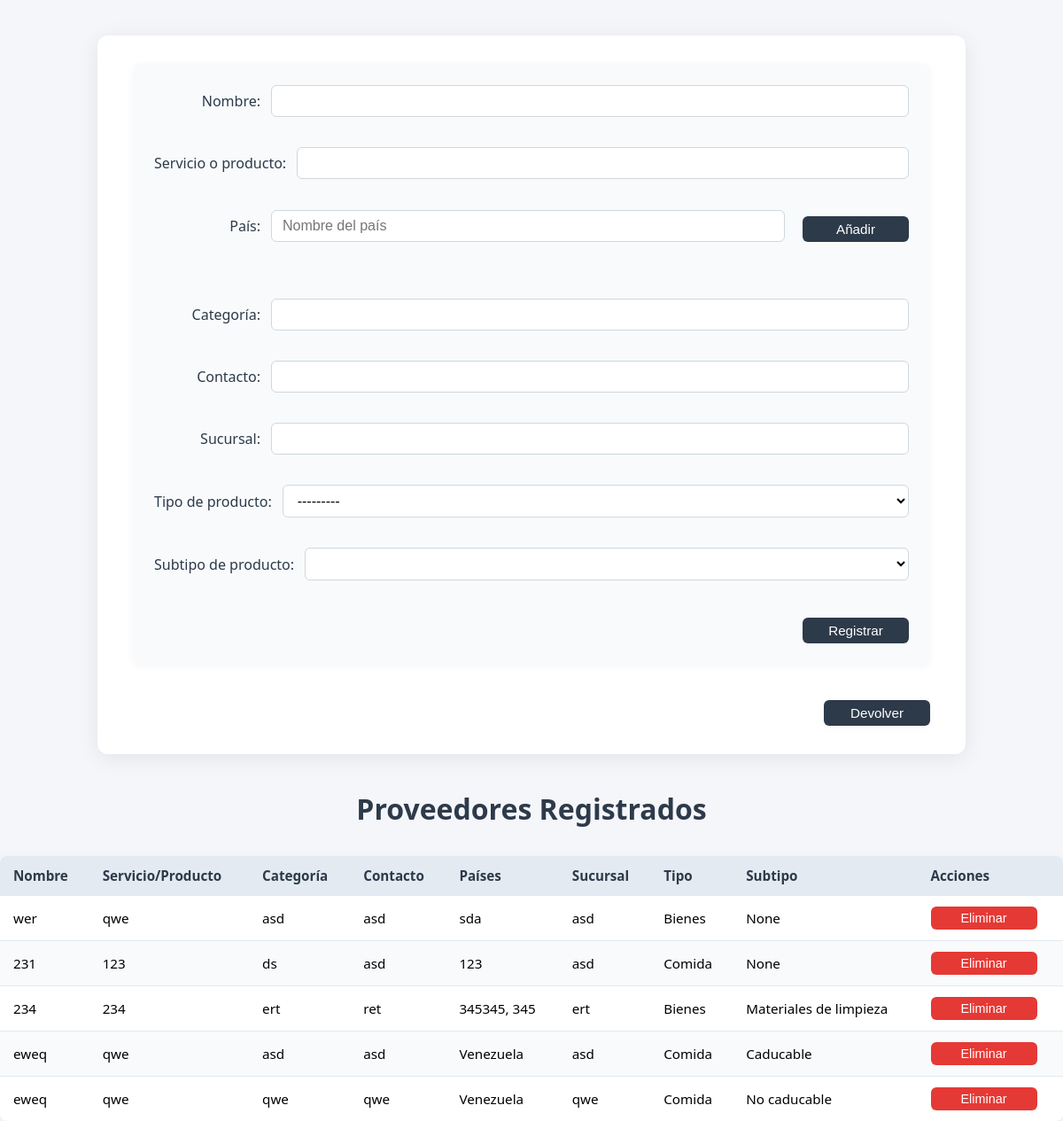
Screenshot of /proveedores/ with the database file from the repository.
### compras/models.py (models this page shows)
class Proveedores(models.Model):
    TIPO_CHOICES = [
        ('COMIDA', 'Comida'),
        ('BIENES', 'Bienes'),
    ]
    SUBTIPO_CHOICES = [
        ('CADUCABLE', 'Caducable'),
        ('NO_CADUCABLE', 'No caducable'),
        ('REFRIGERADO', 'Refrigerado'),
        ('NO_REFRIGERADO', 'No refrigerado'),
        ('BEBIDA', 'Bebida'),
        ('LICOR', 'Licor'),
        ('REPUESTOS', 'Repuestos'),
        ('LIMPIEZA', 'Materiales de limpieza'),
        ('MEDICOS', 'Materiales médicos'),
        ('ACTIVOS', 'Bienes activos'),
    ]
    name = models.CharField(max_length=100)
    service_or_product = models.CharField(max_length=100)
    categorie = models.CharField(max_length=100)
    contact = models.CharField(max_length=100)
    countries = models.ManyToManyField(Paises)
    sucursal = models.CharField(max_length=100)
    tipo = models.CharField(max_length=20, choices=TIPO_CHOICES, default='BIENES')
    subtipo = models.CharField(max_length=20, choices=SUBTIPO_CHOICES, blank=True, null=True)

class Paises(models.Model):
    nombre = models.CharField(max_length=100)

### compras/views.py (the view)
# urls.py: path('proveedores/', proveedores_view, name='proveedores'),
@csrf_protect
def proveedores_view(request):
    import json
    from .models import ProveedorMaterial, Material, Paises
    SUBTIPOS_POR_TIPO = {
        'COMIDA': [
            ('CADUCABLE', 'Caducable'),
            ('NO_CADUCABLE', 'No caducable'),
            ('REFRIGERADO', 'Refrigerado'),
            ('NO_REFRIGERADO', 'No refrigerado'),
            ('BEBIDA', 'Bebida'),
            ('LICOR', 'Licor'),
        ],
        'BIENES': [
            ('REPUESTOS', 'Repuestos'),
            ('LIMPIEZA', 'Materiales de limpieza'),
            ('MEDICOS', 'Materiales médicos'),
            ('ACTIVOS', 'Bienes activos'),
        ]
    }
    tipo_seleccionado = None
    if request.method == 'POST':
        tipo_seleccionado = request.POST.get('tipo', None)
        form = ProveedorForm(request.POST)
        paises_json = request.POST.get('paises_json', '[]')
        if paises_json.strip() == '':
            paises_nombres = []
        else:
            paises_nombres = json.loads(paises_json)
        if request.POST.get('action') == 'Registrar':
            if form.is_valid():
                proveedor = form.save(commit=False)
                proveedor.save()
                paises_objs = [Paises.objects.get_or_create(nombre=nombre)[0] for nombre in paises_nombres]
                proveedor.countries.set(paises_objs)
                return redirect('proveedores')
    else:
        form = ProveedorForm()
    proveedores = Proveedores.objects.all()
    return render(request, 'proveedores.html', {
        'form': form,
        'proveedores': proveedores,
        'SUBTIPOS_POR_TIPO': SUBTIPOS_POR_TIPO,
        'tipo_seleccionado': tipo_seleccionado,
    })

### compras/forms.py
class ProveedorForm(forms.ModelForm):
    class Meta:
        model = Proveedores
        fields = ['name', 'service_or_product', 'categorie', 'contact', 'sucursal', 'tipo', 'subtipo']

### compras/templates/proveedores.html (shortened to what this page needs)
{% load static %}
{% load get_item %}
<!DOCTYPE html>
<html lang="es">
<head>
    <link rel="stylesheet" href="{% static 'styles/styles_compras.css' %}">
    <link rel="stylesheet" href="{% static 'styles/proveedores.css' %}">
    <div class="container-proveedores">
        <form method="post" id="proveedor-form">
            <div class="form-row">
                <label for="id_name">Nombre:</label>
                {{ form.name }}
            </div>
            <div class="form-row">
                <label for="id_service_or_product">Servicio o producto:</label>
                {{ form.service_or_product }}
            </div>
            <div class="form-row">
                <label for="pais-input">País:</label>
                <input type="text" id="pais-input" placeholder="Nombre del país">
                <button type="button" onclick="addPais()">Añadir</button>
            </div>
            <div class="form-row">
                <label for="id_categorie">Categoría:</label>
                {{ form.categorie }}
            </div>
            <div class="form-row">
                <label for="id_contact">Contacto:</label>
                {{ form.contact }}
            </div>
            <div class="form-row">
                <label for="id_sucursal">Sucursal:</label>
                {{ form.sucursal }}
            </div>
            <div class="form-row">
                <label for="id_tipo">Tipo de producto:</label>
                <select name="tipo" id="id_tipo">
                    <option value="">---------</option>
                </select>
            </div>
            <div class="form-row">
                <label for="id_subtipo">Subtipo de producto:</label>
                <select name="subtipo" id="id_subtipo">
                </select>
            </div>
            <button type="submit" name="action" value="Registrar">Registrar</button>
        </form>
        <div style="display: flex; justify-content: flex-end; margin-bottom: 0;">
            <button type="button" onclick="window.location.href='{% url 'dashboard' %}'" class="btn-devolver">Devolver</button>
        </div>
    </div>
    <h2>Proveedores Registrados</h2>
    <table>
        <thead>
            <tr>
                <th>Nombre</th>
                <th>Servicio/Producto</th>
                <th>Categoría</th>
                <th>Contacto</th>
                <th>Países</th>
                <th>Sucursal</th>
                <th>Tipo</th>
                <th>Subtipo</th>
                <th>Acciones</th>
            </tr>
        </thead>
    <tbody id="proveedores-table-body">
            {% for proveedor in proveedores %}
            <tr>
                <td>{{ proveedor.name }}</td>
                <td>{{ proveedor.service_or_product }}</td>
                <td>{{ proveedor.categorie }}</td>
                <td>{{ proveedor.contact }}</td>
                <td>
                    {% with paises=proveedor.countries.all %}
                        {% if paises|length > 0 %}
                            {% for pais in paises %}
                                {{ pais.nombre|default:'---' }}{% if not forloop.last %}, {% endif %}
                            {% endfor %}
                        {% else %}
                            ---
                        {% endif %}
                    {% endwith %}
                </td>
                <td>{{ proveedor.sucursal }}</td>
                <td>{{ proveedor.get_tipo_display }}</td>
                <td>{{ proveedor.get_subtipo_display }}</td>
                <td>
                    <form method="post" action="{% url 'eliminar_proveedor' %}" style="display:inline;">
                        <button type="submit">Eliminar</button>
                    </form>
                </td>
            </tr>
            {% endfor %}
        </tbody>
    </table>
</body>
</html>

### compras/static/styles/proveedores.css (style rules this page uses)
.container-proveedores { max-width: 900px; margin: 40px auto; background: #fff; border-radius: 12px; box-shadow: 0 4px 24px rgba(0,0,0,0.08); padding: 32px 40px; }
h2 { text-align: center; font-size: 2rem; color: #2d3a4a; margin-bottom: 24px; font-weight: 600; }
form#proveedor-form { display: flex; flex-direction: column; gap: 20px; background: #f8fafc; border-radius: 8px; padding: 24px; box-shadow: 0 2px 8px rgba(0,0,0,0.04); margin-bottom: 32px; }
.form-row { display: flex; align-items: center; gap: 12px; margin-bottom: 14px; }
.form-row label { min-width: 120px; font-weight: 500; color: #2d3a4a; margin-bottom: 0; text-align: right; }
.form-row input[type="text"], .form-row input[type="number"], .form-row select { flex: 1 1 220px; padding: 8px 12px; border: 1px solid #cfd8dc; border-radius: 6px; font-size: 1rem; background: #fff; box-sizing: border-box; }
.form-row button[type="button"] { margin-left: 8px; }
form label { font-weight: 500; color: #2d3a4a; margin-bottom: 8px; display: block; }
input[type="text"], select { width: 100%; padding: 10px 12px; border: 1px solid #cfd8dc; border-radius: 6px; font-size: 1rem; background: #fff; box-sizing: border-box; }
button[type="submit"], button[type="button"], .btn-devolver { background: #2d3a4a; color: #fff; border: none; border-radius: 6px; padding: 6px 14px; font-size: 0.95rem; cursor: pointer; transition: background 0.2s; margin-top: 8px; width: 120px; display: block; margin-left: auto; margin-right: 0; }
form#proveedor-form button[type="submit"] { padding: 8px 18px; padding: 6px 14px; font-size: 0.95rem; width: auto; width: 120px; display: block; margin-left: auto; margin-right: 0; width: 120px; display: block; margin-left: auto; margin-right: 0; }
form[action] button[type="submit"] { padding: 5px 12px; font-size: 0.9rem; background: #e53935; color: #fff; border-radius: 6px; margin: 0; transition: background 0.2s; }
table { width: 100%; border-collapse: collapse; background: #fff; border-radius: 8px; box-shadow: 0 2px 8px rgba(0,0,0,0.04); overflow: hidden; margin-top: 32px; }
th, td { padding: 12px 15px; text-align: left; border-bottom: 1px solid #e3eaf2; font-size: 0.95rem; }
th { background: #e3eaf2; color: #2d3a4a; font-weight: 600; }
tr:nth-child(even) { background: #f8fafc; }
tr:last-child td { border-bottom: none; }
.btn-devolver { background: #607d8b; color: #fff; border-radius: 6px; padding: 10px 20px; font-size: 1rem; font-weight: 500; box-shadow: 0 2px 8px rgba(0,0,0,0.04); margin-top: 20px; align-self: flex-end; }

### rows the page displays
Proveedores: name "wer", service_or_product "qwe", categorie "asd", contact "asd", sucursal "asd", tipo "Bienes", subtipo "None"
Paises: nombre "sda"
Proveedores: name "231", service_or_product "123", categorie "ds", contact "asd", sucursal "asd", tipo "Comida", subtipo "None"
Paises: nombre "123"
Proveedores: name "234", service_or_product "234", categorie "ert", contact "ret", sucursal "ert", tipo "Bienes", subtipo "Materiales de limpieza"
Paises: nombre "345345"
Paises: nombre "345"
Proveedores: name "eweq", service_or_product "qwe", categorie "asd", contact "asd", sucursal "asd", tipo "Comida", subtipo "Caducable"
Paises: nombre "Venezuela"
Proveedores: name "eweq", service_or_product "qwe", categorie "qwe", contact "qwe", sucursal "qwe", tipo "Comida", subtipo "No caducable"
